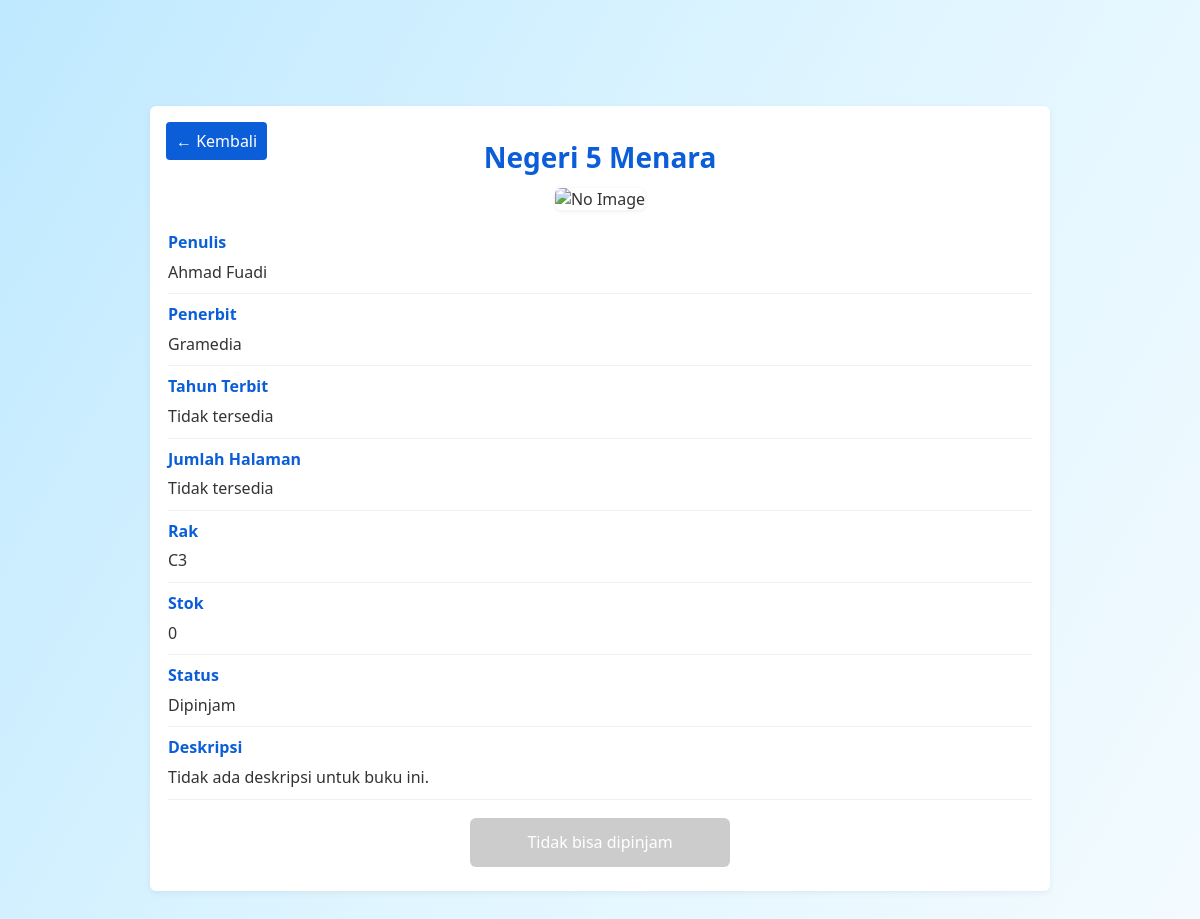
Before: /detail_buku.php?id=3 with the older database file.
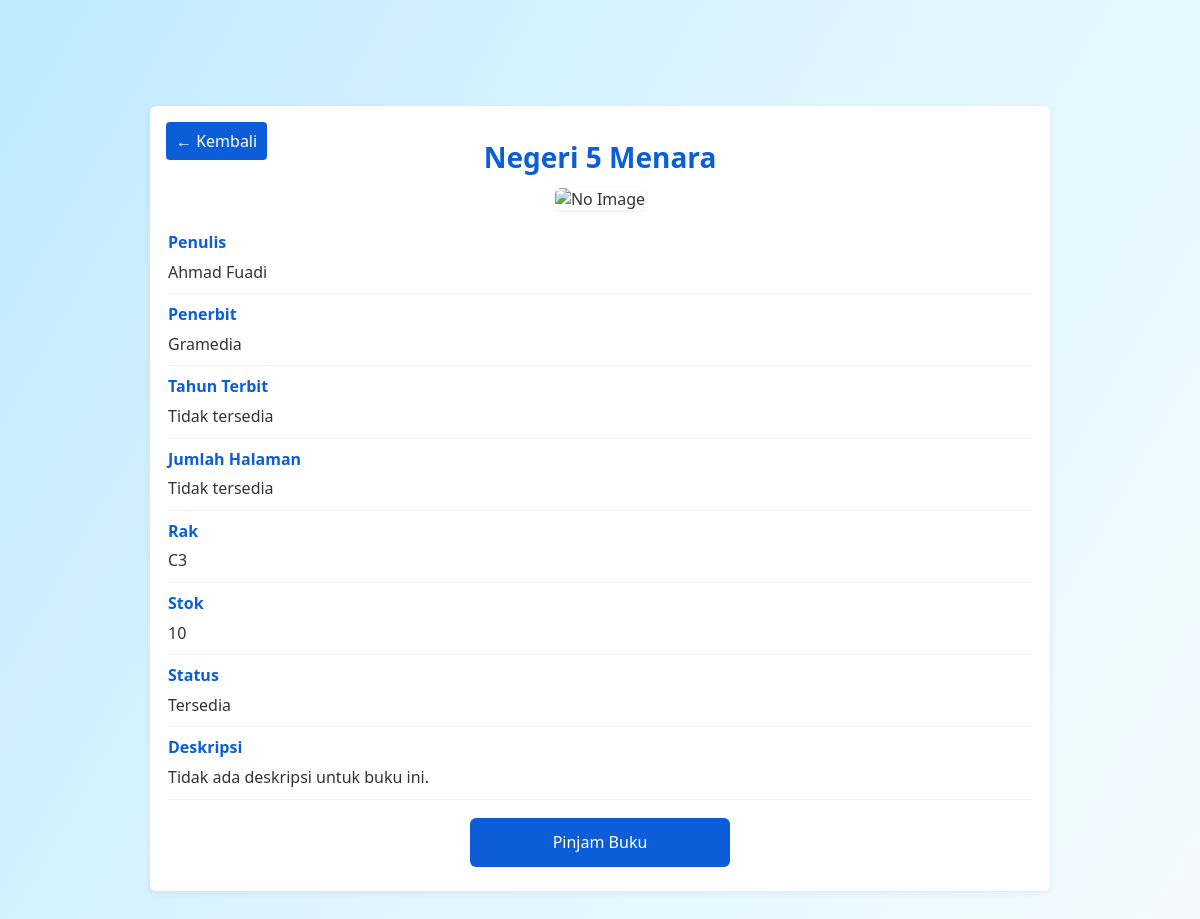
After: the same page with the newer database file.
### tables this page shows
CREATE TABLE `buku` (
  `id_buku` int(11) NOT NULL,
  `judul` varchar(100) DEFAULT NULL,
  `penulis` varchar(100) DEFAULT NULL,
  `penerbit` varchar(100) DEFAULT NULL,
  `tahun_terbit` year(4) DEFAULT NULL,
  `stok` int(11) DEFAULT NULL,
  `rak` varchar(20) DEFAULT NULL,
  `status` varchar(20) DEFAULT NULL,
  `foto` varchar(255) DEFAULT NULL,
  `deskripsi` text DEFAULT NULL,
  `jumlah_halaman` int(11) DEFAULT NULL
);

### detail_buku.php (the view, shortened to what this page needs)
<?php
include 'config/koneksi.php';
$id = isset($_GET['id']) ? intval($_GET['id']) : 0;
if ($id <= 0) {
    $notFound = true;
} else {
    $book = null;
    $notFound = true;
    $sql = "SELECT id_buku, judul, penulis, penerbit, tahun_terbit, rak, stok, status, foto, deskripsi, jumlah_halaman FROM buku WHERE id_buku = ? LIMIT 1";
    try {
        $stmt = mysqli_prepare($koneksi, $sql);
        if ($stmt) {
            mysqli_stmt_bind_param($stmt, 'i', $id);
            mysqli_stmt_execute($stmt);
            $res = mysqli_stmt_get_result($stmt);
            $book = mysqli_fetch_assoc($res);
            $notFound = !$book;
        }
    } catch (mysqli_sql_exception $e) {
        $fallbackSql = "SELECT id_buku, judul, penulis, penerbit, tahun AS tahun_terbit, rak, stok, status, foto, deskripsi, jumlah_halaman FROM buku WHERE id_buku = ? LIMIT 1";
        $stmt2 = @mysqli_prepare($koneksi, $fallbackSql);
        if ($stmt2) {
            mysqli_stmt_bind_param($stmt2, 'i', $id);
            mysqli_stmt_execute($stmt2);
            $res2 = mysqli_stmt_get_result($stmt2);
            $book = mysqli_fetch_assoc($res2);
            mysqli_stmt_close($stmt2);
            $notFound = !$book;
        } else {
            $fallbackSql2 = "SELECT id_buku, judul, penulis, penerbit, tahun, rak, stok, status, foto, deskripsi FROM buku WHERE id_buku = ? LIMIT 1";
            $stmt3 = @mysqli_prepare($koneksi, $fallbackSql2);
            if ($stmt3) {
                mysqli_stmt_bind_param($stmt3, 'i', $id);
                mysqli_stmt_execute($stmt3);
                $res3 = mysqli_stmt_get_result($stmt3);
                $book = mysqli_fetch_assoc($res3);
                mysqli_stmt_close($stmt3);
                $notFound = !$book;
            } else {
                $notFound = true;
            }
        }
    }
}
?>
<!doctype html>
<html>
<head>
    <link rel="stylesheet" href="assets/css/style.css">
</head>
<body>
<div class="page-center">
    <div class="detail-container">
        <?php if (!empty($notFound)) : ?>
            <div class="notfound">
                <h2>Buku tidak ditemukan</h2>
                <p>Data buku dengan ID yang diberikan tidak tersedia.</p>
                <a class="back-btn" href="test_buku.php">Kembali ke Daftar Buku</a>
            </div>
        <?php else: ?>
            <a class="back-btn" href="test_buku.php">&larr; Kembali</a>
            <h1 class="detail-title"><?= htmlspecialchars($book['judul']); ?></h1>
            <div class="detail-cover">
                <?php if (!empty($book['foto']) && file_exists(__DIR__ . '/upload/' . $book['foto'])): ?>
                    <img src="upload/<?= htmlspecialchars($book['foto']); ?>" alt="<?= htmlspecialchars($book['judul']); ?>">
                <?php else: ?>
                    <img src="assets/img/no-image.png" alt="No Image">
                <?php endif; ?>
            </div>
            <div class="detail-info">
                <div class="row"><span class="label">Penulis</span><?= htmlspecialchars($book['penulis']); ?></div>
                <div class="row"><span class="label">Penerbit</span><?= htmlspecialchars($book['penerbit']); ?></div>
                <div class="row"><span class="label">Tahun Terbit</span><?= !empty($book['tahun_terbit']) ? htmlspecialchars($book['tahun_terbit']) : 'Tidak tersedia'; ?></div>
                <div class="row"><span class="label">Jumlah Halaman</span><?= !empty($book['jumlah_halaman']) ? htmlspecialchars($book['jumlah_halaman']) : 'Tidak tersedia'; ?></div>
                <div class="row"><span class="label">Rak</span><?= htmlspecialchars($book['rak']); ?></div>
                <div class="row"><span class="label">Stok</span><?= htmlspecialchars($book['stok']); ?></div>
                <div class="row"><span class="label">Status</span><?= htmlspecialchars($book['status']); ?></div>
                <div class="row"><span class="label">Deskripsi</span>
                    <div><?= nl2br(htmlspecialchars($book['deskripsi'] ?? 'Tidak ada deskripsi untuk buku ini.')); ?></div>
                </div>
                <?php
                $canBorrow = (!empty($book['stok']) && $book['stok'] > 0 && $book['status'] == 'Tersedia');
                ?>
                <a href="<?= $canBorrow ? 'pinjam.php?id=' . urlencode($book['id_buku']) : '#' ?>" class="pinjam-btn <?= $canBorrow ? '' : 'disabled' ?>"><?= $canBorrow ? 'Pinjam Buku' : 'Tidak bisa dipinjam' ?></a>
            </div>
        <?php endif; ?>
    </div>
</div>
</body>
</html>

Changed rows visible on the page:
changed buku "Negeri 5 Menara": stok "0" → "10"; status "Dipinjam" → "Tersedia"
Other visible differences:
text no longer shown: "Tidak bisa dipinjam"
text now shown: "Pinjam Buku"
